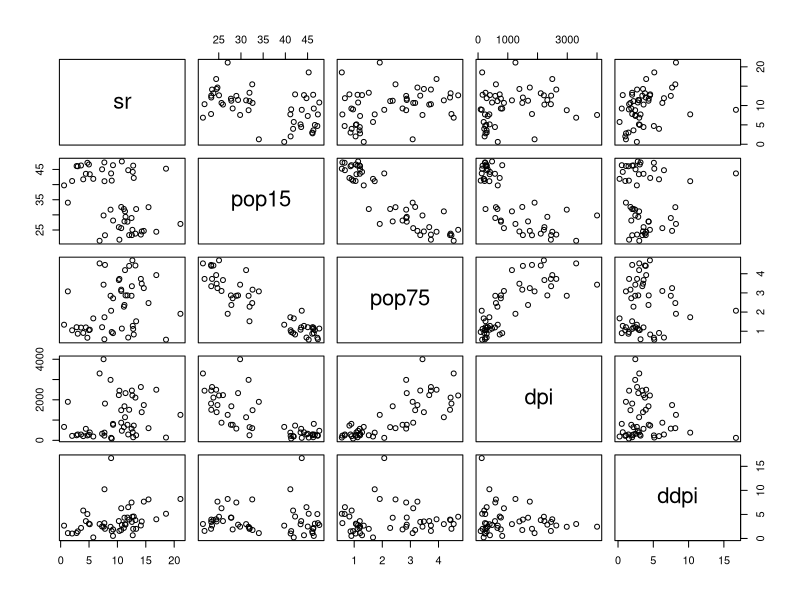

Recreate this plot in R.
## ---- chunk 1
plot(LifeCycleSavings)
